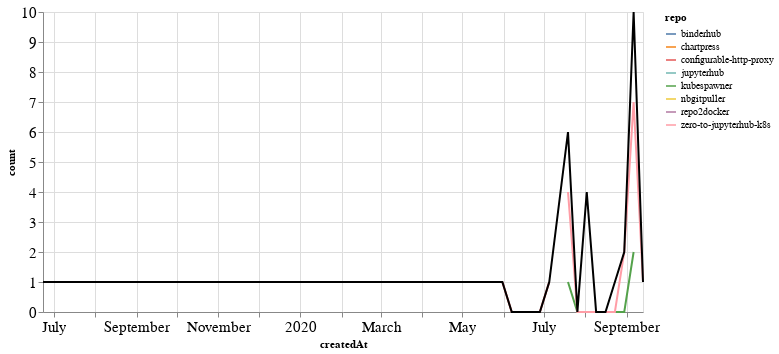

Here is the notebook cell this chart was saved with:
### Markdown cell above
## PRs

### Code cell
prs_time = prs.groupby('repo').resample('W', on='createdAt').count()['author'].reset_index()
prs_time = prs_time.rename(columns={'author': 'count'})
prs_time_total = prs_time.groupby('createdAt').agg({"count": "sum"}).reset_index()

ch1 = alt.Chart(prs_time, width=600).mark_line().encode(
    x='createdAt',
    y='count',
    color='repo',
    tooltip="repo"
)

ch2 = alt.Chart(prs_time_total, width=600).mark_line(color="black").encode(
    x='createdAt',
    y='count',
)

ch1 + ch2

### Figure 1 — Vega-Lite specification as saved in the notebook (floating-point values rounded to 4 significant figures)
{"config": {"axisLeft": {"labelFontSize": 15}, "axisBottom": {"labelFontSize": 15}}, "layer": [{"data": {"name": "data-0cf5558f08da068dc87c1ac980b8e70b"}, "mark": "line", "encoding": {"color": {"type": "nominal", "field": "repo"}, "tooltip": {"type": "nominal", "field": "repo"}, "x": {"type": "temporal", "field": "createdAt"}, "y": {"type": "quantitative", "field": "count"}}, "width": 600}, {"data": {"name": "data-eeeba1d8692748f721004d238d45caa7"}, "mark": {"type": "line", "color": "black"}, "encoding": {"x": {"type": "temporal", "field": "createdAt"}, "y": {"type": "quantitative", "field": "count"}}, "width": 600}], "$schema": "https://vega.github.io/schema/vega-lite/v4.8.1.json", "datasets": {"data-0cf5558f08da068dc87c1ac980b8e70b": [{"repo": "binderhub", "createdAt": "2020-09-06T00:00:00", "count": 1}, {"repo": "chartpress", "createdAt": "2020-07-19T00:00:00", "count": 1}, {"repo": "configurable-http-proxy", "createdAt": "2020-05-31T00:00:00", "count": 1}, {"repo": "configurable-http-proxy", "createdAt": "2020-06-07T00:00:00", "count": 0}, {"repo": "configurable-http-proxy", "createdAt": "2020-06-14T00:00:00", "count": 0}, {"repo": "configurable-http-proxy", "createdAt": "2020-06-21T00:00:00", "count": 0}, {"repo": "configurable-http-proxy", "createdAt": "2020-06-28T00:00:00", "count": 0}, {"repo": "configurable-http-proxy", "createdAt": "2020-07-05T00:00:00", "count": 1}, {"repo": "jupyterhub", "createdAt": "2020-08-23T00:00:00", "count": 1}, {"repo": "kubespawner", "createdAt": "2020-07-19T00:00:00", "count": 1}, {"repo": "kubespawner", "createdAt": "2020-07-26T00:00:00", "count": 0}, {"repo": "kubespawner", "createdAt": "2020-08-02T00:00:00", "count": 0}, {"repo": "kubespawner", "createdAt": "2020-08-09T00:00:00", "count": 0}, {"repo": "kubespawner", "createdAt": "2020-08-16T00:00:00", "count": 0}, {"repo": "kubespawner", "createdAt": "2020-08-23T00:00:00", "count": 0}, {"repo": "kubespawner", "createdAt": "2020-08-30T00:00:00", "count": 0}, {"repo": "kubespawner", "createdAt": "2020-09-06T00:00:00", "count": 2}, {"repo": "nbgitpuller", "createdAt": "2020-08-02T00:00:00", "count": 4}, {"repo": "repo2docker", "createdAt": "2019-06-23T00:00:00", "count": 1}, {"repo": "zero-to-jupyterhub-k8s", "createdAt": "2020-07-19T00:00:00", "count": 4}, {"repo": "zero-to-jupyterhub-k8s", "createdAt": "2020-07-26T00:00:00", "count": 0}, {"repo": "zero-to-jupyterhub-k8s", "createdAt": "2020-08-02T00:00:00", "count": 0}, {"repo": "zero-to-jupyterhub-k8s", "createdAt": "2020-08-09T00:00:00", "count": 0}, {"repo": "zero-to-jupyterhub-k8s", "createdAt": "2020-08-16T00:00:00", "count": 0}, {"repo": "zero-to-jupyterhub-k8s", "createdAt": "2020-08-23T00:00:00", "count": 0}, {"repo": "zero-to-jupyterhub-k8s", "createdAt": "2020-08-30T00:00:00", "count": 2}, {"repo": "zero-to-jupyterhub-k8s", "createdAt": "2020-09-06T00:00:00", "count": 7}, {"repo": "zero-to-jupyterhub-k8s", "createdAt": "2020-09-13T00:00:00", "count": 1}], "data-eeeba1d8692748f721004d238d45caa7": [{"createdAt": "2019-06-23T00:00:00", "count": 1}, {"createdAt": "2020-05-31T00:00:00", "count": 1}, {"createdAt": "2020-06-07T00:00:00", "count": 0}, {"createdAt": "2020-06-14T00:00:00", "count": 0}, {"createdAt": "2020-06-21T00:00:00", "count": 0}, {"createdAt": "2020-06-28T00:00:00", "count": 0}, {"createdAt": "2020-07-05T00:00:00", "count": 1}, {"createdAt": "2020-07-19T00:00:00", "count": 6}, {"createdAt": "2020-07-26T00:00:00", "count": 0}, {"createdAt": "2020-08-02T00:00:00", "count": 4}, {"createdAt": "2020-08-09T00:00:00", "count": 0}, {"createdAt": "2020-08-16T00:00:00", "count": 0}, {"createdAt": "2020-08-23T00:00:00", "count": 1}, {"createdAt": "2020-08-30T00:00:00", "count": 2}, {"createdAt": "2020-09-06T00:00:00", "count": 10}, {"createdAt": "2020-09-13T00:00:00", "count": 1}]}}
